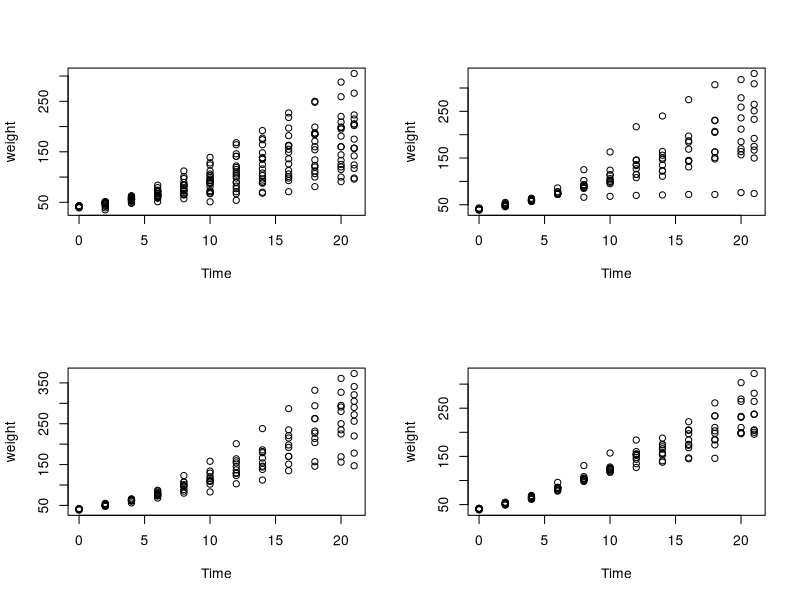

Write R code to recreate this figure.
# Load the data
data(ChickWeight)

# When we create the image file, create it as a 2-by-2 grid
# This allows us to show all the results simultaneously.
par(mfrow=c(2, 2))

# Divide the data set according to 
plot(weight ~ Time, subset(ChickWeight, Diet == 1))
plot(weight ~ Time, subset(ChickWeight, Diet == 2))
plot(weight ~ Time, subset(ChickWeight, Diet == 3))
plot(weight ~ Time, subset(ChickWeight, Diet == 4))
